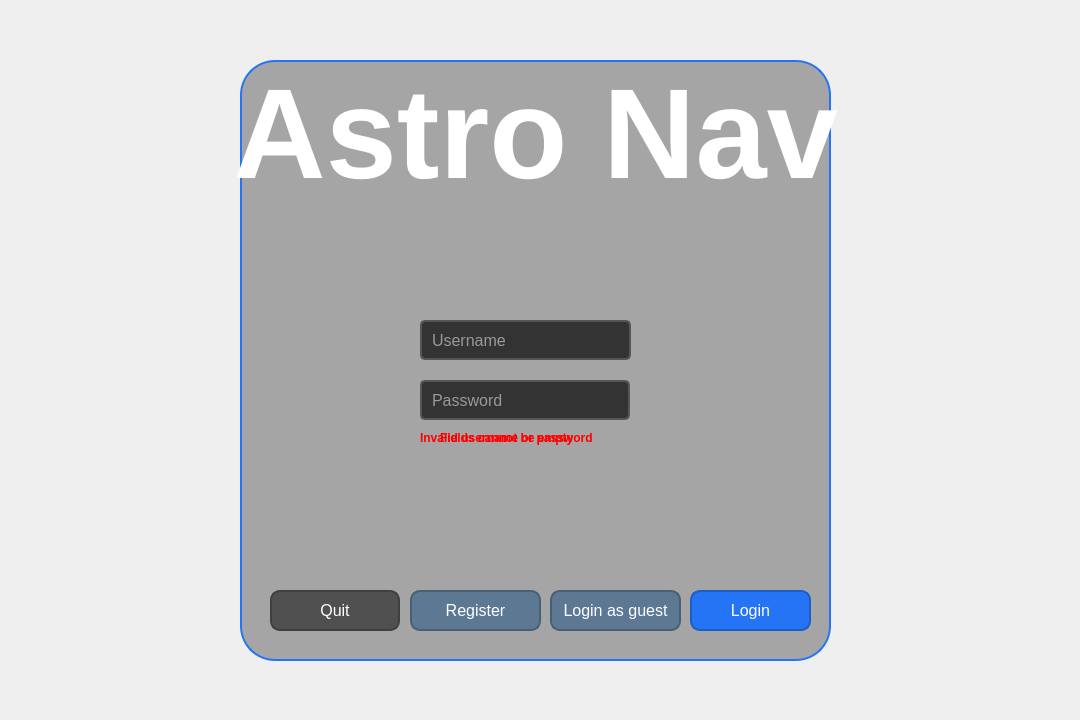
<?xml version="1.0" encoding="UTF-8"?>
<ui version="4.0">
 <class>LoginDialog</class>
 <widget class="QDialog" name="LoginDialog">
  <property name="geometry">
   <rect>
    <x>0</x>
    <y>0</y>
    <width>1080</width>
    <height>720</height>
   </rect>
  </property>
  <property name="windowTitle">
   <string>Dialog</string>
  </property>
  <widget class="QLineEdit" name="usernameLineEdit">
   <property name="geometry">
    <rect>
     <x>420</x>
     <y>320</y>
     <width>211</width>
     <height>40</height>
    </rect>
   </property>
   <property name="font">
    <font>
     <pointsize>-1</pointsize>
    </font>
   </property>
   <property name="styleSheet">
    <string notr="true">QLineEdit {
    background-color: #333333;
    border: 2px solid #555555;
    border-radius: 5px;
    padding: 8px;
    font-size: 16px;
    color: #FFFFFF;
}

QLineEdit:hover {
    border: 2px solid #777777;
}

QLineEdit:focus {
    border: 2px solid #2574F5;
    background-color: #222222;
}
</string>
   </property>
   <property name="inputMask">
    <string/>
   </property>
   <property name="text">
    <string/>
   </property>
   <property name="placeholderText">
    <string>Username</string>
   </property>
  </widget>
  <widget class="QLineEdit" name="passwordLineEdit">
   <property name="geometry">
    <rect>
     <x>420</x>
     <y>380</y>
     <width>210</width>
     <height>40</height>
    </rect>
   </property>
   <property name="font">
    <font>
     <pointsize>-1</pointsize>
    </font>
   </property>
   <property name="styleSheet">
    <string notr="true">QLineEdit {
    background-color: #333333;
    border: 2px solid #555555;
    border-radius: 5px;
    padding: 8px;
    font-size: 16px;
    color: #FFFFFF;
}

QLineEdit:hover {
    border: 2px solid #777777;
}

QLineEdit:focus {
    border: 2px solid #2574F5;
    background-color: #222222;
}
</string>
   </property>
   <property name="inputMask">
    <string/>
   </property>
   <property name="echoMode">
    <enum>QLineEdit::EchoMode::Password</enum>
   </property>
   <property name="placeholderText">
    <string>Password</string>
   </property>
  </widget>
  <widget class="QPushButton" name="loginButton">
   <property name="geometry">
    <rect>
     <x>690</x>
     <y>590</y>
     <width>121</width>
     <height>41</height>
    </rect>
   </property>
   <property name="autoFillBackground">
    <bool>false</bool>
   </property>
   <property name="styleSheet">
    <string notr="true">QPushButton {
    background-color: #2574F5;  /* Normal Blue */
    color: white;
    border-radius: 10px;
    border: 2px solid #1E5DC2;  /* Slightly darker border */
    padding: 10px;
    font-size: 16px;
}

QPushButton:hover {
    background-color: #4590FF;  /* Lighter blue on hover */
    border: 2px solid #1B52A5;
}

QPushButton:pressed {
    background-color: #1E5DC2;  /* Darker blue when pressed */
    border: 2px solid #163F87;
}
</string>
   </property>
   <property name="text">
    <string>Login</string>
   </property>
  </widget>
  <widget class="QPushButton" name="cancelButton">
   <property name="geometry">
    <rect>
     <x>270</x>
     <y>590</y>
     <width>130</width>
     <height>41</height>
    </rect>
   </property>
   <property name="styleSheet">
    <string notr="true">QPushButton {
    background-color: #505050;  /* Dark Grey */
    color: white;
    border-radius: 10px;
    border: 2px solid #404040;  /* Slightly darker border */
    padding: 10px;
    font-size: 16px;
}

QPushButton:hover {
    background-color: #606060;  /* Lighter dark grey on hover */
    border: 2px solid #505050;
}

QPushButton:pressed {
    background-color: #303030;  /* Even darker grey when pressed */
    border: 2px solid #202020;
}
</string>
   </property>
   <property name="text">
    <string>Quit</string>
   </property>
  </widget>
  <widget class="QLabel" name="InvalidLoginLabel">
   <property name="geometry">
    <rect>
     <x>420</x>
     <y>430</y>
     <width>211</width>
     <height>16</height>
    </rect>
   </property>
   <property name="font">
    <font>
     <bold>true</bold>
     <underline>false</underline>
    </font>
   </property>
   <property name="styleSheet">
    <string notr="true">color: red</string>
   </property>
   <property name="text">
    <string>Invalid username or password</string>
   </property>
  </widget>
  <widget class="QPushButton" name="guestButton">
   <property name="geometry">
    <rect>
     <x>550</x>
     <y>590</y>
     <width>131</width>
     <height>41</height>
    </rect>
   </property>
   <property name="styleSheet">
    <string notr="true">QPushButton {
    background-color: #5C7893;
    color: white;
    border-radius: 10px;
    border: 2px solid #486076;
    padding: 10px;
    font-size: 16px;
}

QPushButton:hover {
    background-color: #6E8AA4;
    border: 2px solid #3F5263;
}

QPushButton:pressed {
    background-color: #4E657D;
    border: 2px solid #354755;
}
</string>
   </property>
   <property name="text">
    <string>Login as guest</string>
   </property>
  </widget>
  <widget class="QPushButton" name="registerMenuButton">
   <property name="geometry">
    <rect>
     <x>410</x>
     <y>590</y>
     <width>131</width>
     <height>41</height>
    </rect>
   </property>
   <property name="styleSheet">
    <string notr="true">QPushButton {
    background-color: #5C7893;
    color: white;
    border-radius: 10px;
    border: 2px solid #486076;
    padding: 10px;
    font-size: 16px;
}

QPushButton:hover {
    background-color: #6E8AA4;
    border: 2px solid #3F5263;
}

QPushButton:pressed {
    background-color: #4E657D;
    border: 2px solid #354755;
}
</string>
   </property>
   <property name="text">
    <string>Register</string>
   </property>
  </widget>
  <widget class="QLabel" name="emptyFieldsLabel">
   <property name="geometry">
    <rect>
     <x>440</x>
     <y>430</y>
     <width>191</width>
     <height>16</height>
    </rect>
   </property>
   <property name="font">
    <font>
     <bold>true</bold>
     <underline>false</underline>
    </font>
   </property>
   <property name="styleSheet">
    <string notr="true">color: red</string>
   </property>
   <property name="text">
    <string>Fields cannot be empty</string>
   </property>
  </widget>
  <widget class="QLabel" name="label">
   <property name="geometry">
    <rect>
     <x>220</x>
     <y>60</y>
     <width>631</width>
     <height>151</height>
    </rect>
   </property>
   <property name="font">
    <font>
     <pointsize>72</pointsize>
    </font>
   </property>
   <property name="acceptDrops">
    <bool>false</bool>
   </property>
   <property name="styleSheet">
    <string notr="true">color: White</string>
   </property>
   <property name="text">
    <string>&lt;html&gt;&lt;head/&gt;&lt;body&gt;&lt;p&gt;&lt;span style=&quot; font-size:96pt; font-weight:700;&quot;&gt;Astro Nav&lt;/span&gt;&lt;/p&gt;&lt;/body&gt;&lt;/html&gt;</string>
   </property>
   <property name="alignment">
    <set>Qt::AlignmentFlag::AlignCenter</set>
   </property>
   <property name="wordWrap">
    <bool>true</bool>
   </property>
  </widget>
  <widget class="QLabel" name="label_2">
   <property name="geometry">
    <rect>
     <x>240</x>
     <y>60</y>
     <width>591</width>
     <height>601</height>
    </rect>
   </property>
   <property name="styleSheet">
    <string notr="true">background-color:rgba(90,90,90,0.5);
border: 2px solid #2574F5;
border-radius: 35px;
padding: 5px;</string>
   </property>
   <property name="text">
    <string/>
   </property>
  </widget>
  <zorder>label_2</zorder>
  <zorder>usernameLineEdit</zorder>
  <zorder>passwordLineEdit</zorder>
  <zorder>loginButton</zorder>
  <zorder>cancelButton</zorder>
  <zorder>InvalidLoginLabel</zorder>
  <zorder>guestButton</zorder>
  <zorder>registerMenuButton</zorder>
  <zorder>emptyFieldsLabel</zorder>
  <zorder>label</zorder>
 </widget>
 <resources/>
 <connections/>
</ui>
